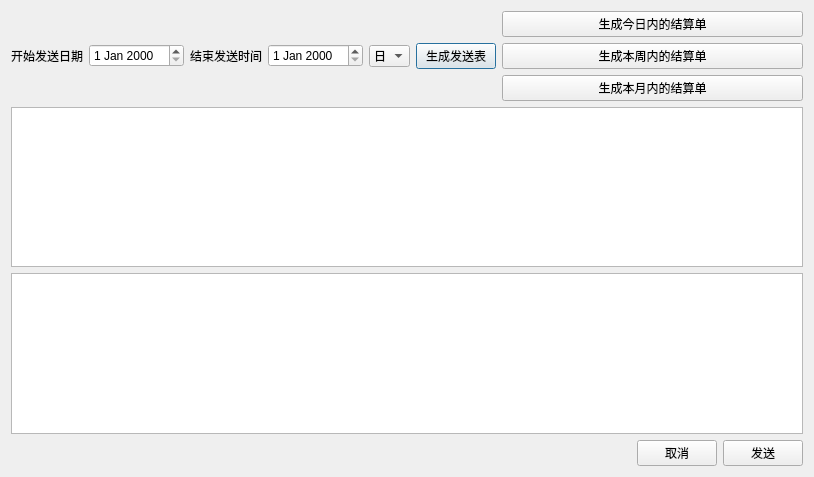
<?xml version="1.0" encoding="UTF-8"?>
<ui version="4.0">
 <class>Dialog</class>
 <widget class="QDialog" name="Dialog">
  <property name="geometry">
   <rect>
    <x>0</x>
    <y>0</y>
    <width>814</width>
    <height>477</height>
   </rect>
  </property>
  <property name="windowTitle">
   <string>Dialog</string>
  </property>
  <layout class="QHBoxLayout" name="horizontalLayout_3">
   <item>
    <layout class="QGridLayout" name="gridLayout">
     <item row="0" column="0">
      <layout class="QHBoxLayout" name="horizontalLayout">
       <item>
        <widget class="QLabel" name="label">
         <property name="text">
          <string>开始发送日期</string>
         </property>
        </widget>
       </item>
       <item>
        <widget class="QDateEdit" name="StartDate"/>
       </item>
       <item>
        <widget class="QLabel" name="label_2">
         <property name="text">
          <string>结束发送时间</string>
         </property>
        </widget>
       </item>
       <item>
        <widget class="QDateEdit" name="EndDate"/>
       </item>
       <item>
        <widget class="QComboBox" name="SendDatatype">
         <item>
          <property name="text">
           <string>日</string>
          </property>
         </item>
         <item>
          <property name="text">
           <string>周</string>
          </property>
         </item>
         <item>
          <property name="text">
           <string>月</string>
          </property>
         </item>
        </widget>
       </item>
       <item>
        <widget class="QPushButton" name="GeneralSendlistButton">
         <property name="text">
          <string>生成发送表</string>
         </property>
        </widget>
       </item>
      </layout>
     </item>
     <item row="0" column="1">
      <layout class="QVBoxLayout" name="verticalLayout">
       <item>
        <widget class="QPushButton" name="GeneralDailySendlistButton">
         <property name="text">
          <string>生成今日内的结算单</string>
         </property>
        </widget>
       </item>
       <item>
        <widget class="QPushButton" name="GeneralWeeklySendlistButton">
         <property name="text">
          <string>生成本周内的结算单</string>
         </property>
        </widget>
       </item>
       <item>
        <widget class="QPushButton" name="GeneralMonthSendlistButton">
         <property name="text">
          <string>生成本月内的结算单</string>
         </property>
        </widget>
       </item>
      </layout>
     </item>
     <item row="1" column="0" colspan="2">
      <widget class="QTableView" name="tempSendTable"/>
     </item>
     <item row="2" column="0" colspan="2">
      <widget class="QTextBrowser" name="SendState"/>
     </item>
     <item row="3" column="0" colspan="2">
      <layout class="QHBoxLayout" name="horizontalLayout_2">
       <item>
        <spacer name="horizontalSpacer">
         <property name="orientation">
          <enum>Qt::Horizontal</enum>
         </property>
         <property name="sizeHint" stdset="0">
          <size>
           <width>40</width>
           <height>20</height>
          </size>
         </property>
        </spacer>
       </item>
       <item>
        <widget class="QPushButton" name="CancalButton">
         <property name="text">
          <string>取消</string>
         </property>
        </widget>
       </item>
       <item>
        <widget class="QPushButton" name="StartSendButton">
         <property name="text">
          <string>发送</string>
         </property>
        </widget>
       </item>
      </layout>
     </item>
    </layout>
   </item>
  </layout>
 </widget>
 <resources/>
 <connections>
  <connection>
   <sender>CancalButton</sender>
   <signal>clicked()</signal>
   <receiver>Dialog</receiver>
   <slot>reject()</slot>
   <hints>
    <hint type="sourcelabel">
     <x>703</x>
     <y>444</y>
    </hint>
    <hint type="destinationlabel">
     <x>189</x>
     <y>10</y>
    </hint>
   </hints>
  </connection>
 </connections>
</ui>
